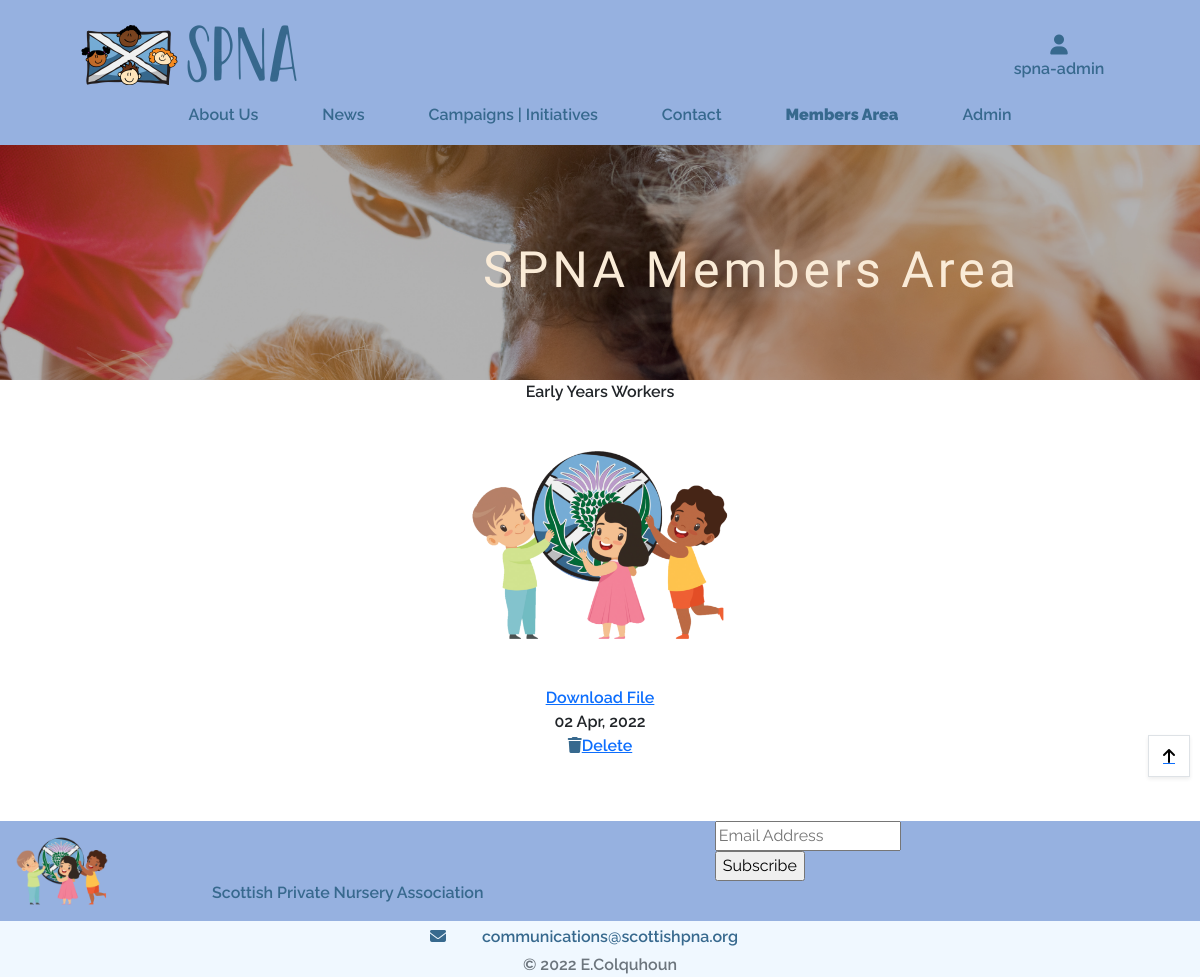
Before: /member/ (signed in) with the older database file.
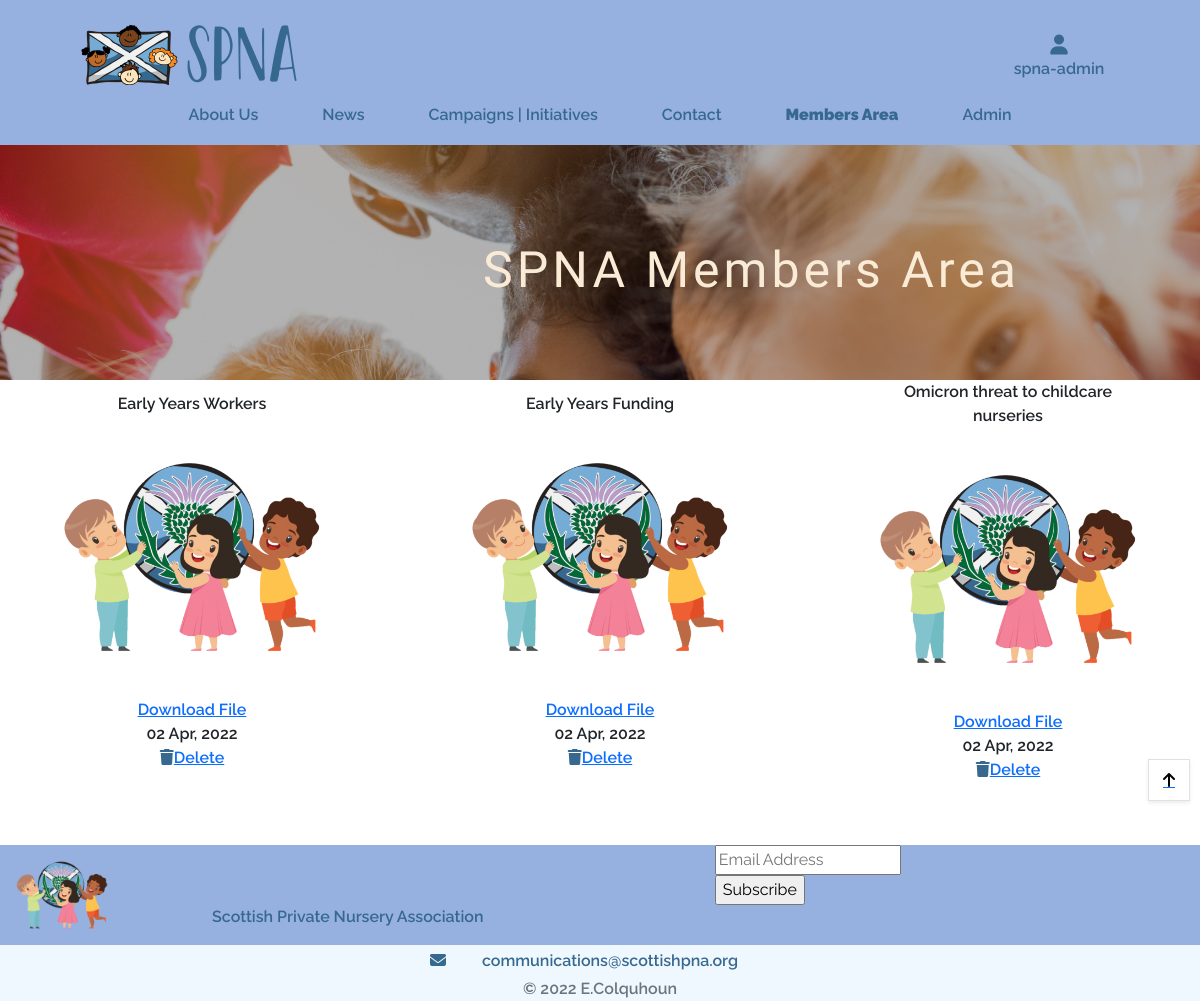
After: the same page with the newer database file.
### member/models.py (models this page shows, shortened)
class Document(models.Model):
    class Meta:
        verbose_name_plural = "Documents"
    title = models.CharField(max_length=255, null=True, blank=True)
    doc = models.FileField(upload_to='uploads/')
    date_uploaded = models.DateTimeField(auto_now_add=True)

### member/views.py (the view)
# urls.py: path('', views.member_area, name='member_area'),
@login_required
def member_area(request):
    docs = Document.objects.all()
    context = {
        'docs': docs,
    }
    return render(request, 'member/member-area.html', context)

### contact/forms.py
class ContactForm(forms.ModelForm):
    class Meta:
        model = Contact
        fields = ('name', 'phone_number', 'email', 'message')
        widgets = {
            'message': SummernoteWidget(),
            'email': forms.EmailInput(
                attrs={'placeholder': 'you@youremail.com'}),
            'phone_number': forms.TextInput(
                attrs={'placeholder': '+44 1234567890',
                       'rows': 1, 'cols': 15})
        }

### contact/context.py (called while the page is built)
def contact_modal(request):
    article = Articles.objects.all()
    doc = Document.objects.all()
    contact_form = ContactForm()
    context = {
        'contact_form': contact_form,
        'article': article,
        'doc': doc,
    }
    return context

### member/templates/member/member-area.html (shortened to what this page needs)
{% extends "base.html" %}
{% load static %}
{% block extra_css %}
    <link rel="stylesheet" type="text/css" href="{% static 'member/css/member.css' %}">
{% endblock %}
{% block page_header %}
    <div class="container-fluid header-container">
    </div>
{% endblock %}
{% block content %}
<section id="member-image-section">
    <div class="overlay">
        <div class="container-fluid h-100">
            <div class="row h-100">
                <div id="member-text-container"class="col-12 my-auto">
                    <h1 id="member-text" class="title-text">SPNA Members Area</h1>
                </div>
            </div>
        </div>
    </div>
</section>
<section id="documents-section">
    <div class="row text-center pb-5">
        {% for doc in docs %}
        <div class="col-12 col-md-3 mx-auto my-auto">
            <div>
                {{doc.title}}
            </div>
            <div>
                <img src="{{ spna }}/media/original/cropped-SPNA_logo_icon.png" class="card-img-top" alt="SPNA cropped logo">
                <a href="{{doc.doc.url}}">Download File</a>
            </div>
            <div>
                {{doc.date_uploaded | date:"d M, Y"}}
            </div>
            <div>
                <a class="delete-button" data-bs-toggle="modal" data-name="{{doc.id}}" data-bs-target="#delete-modal" href="#delete-doc-modal"><i class="fas fa-trash"></i>Delete</a>
            </div>
        </div>
        {% endfor %}
    </div>
</section>
{% endblock %}

Changed rows visible on the page:
added Document: title "Early Years Funding", date_uploaded "02 Apr, 2022"
added Document: title "Omicron threat to childcare nurseries", date_uploaded "02 Apr, 2022"
